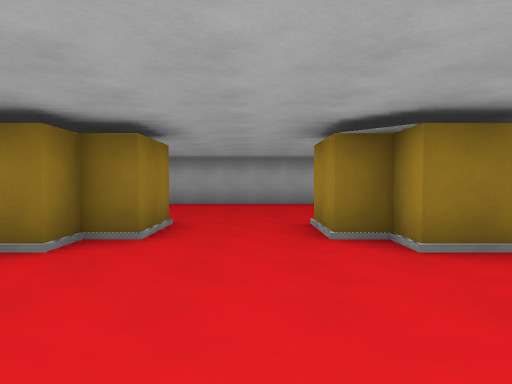
[1] (above)

24 first-person views from a walk through a 3-D level made in the Godot game engine. The camera is 1.5 m above the floor, tilts 2° down and sees 75° across. The floor is counted in squares, 2 m on a side. Each view is taken from the middle of a square. On the plan, view 1 faces up. The plan holds only what a view shows up to about 11 squares ahead; the rest is blank. The place goes on beyond the plan.

[2]
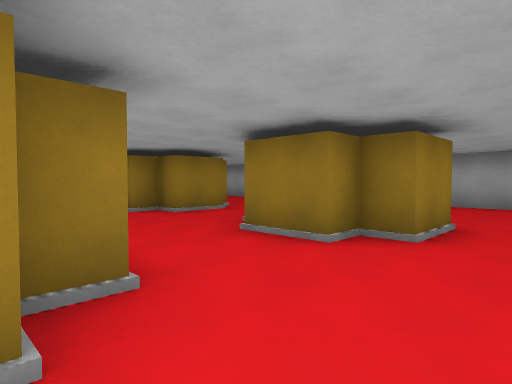

[3]
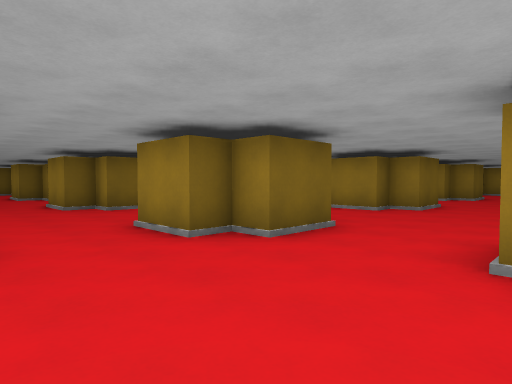

[4]
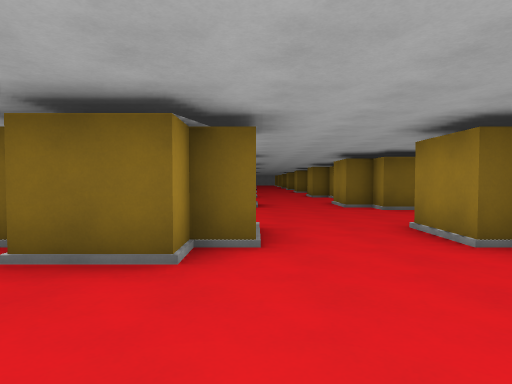

[5]
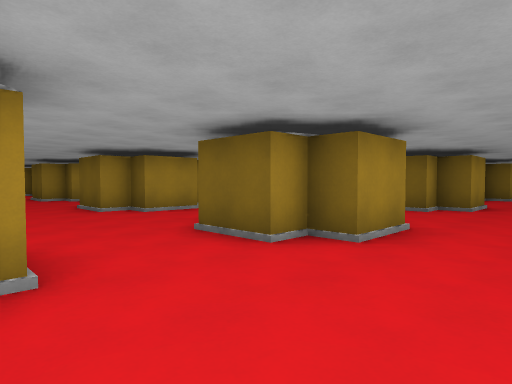

[6]
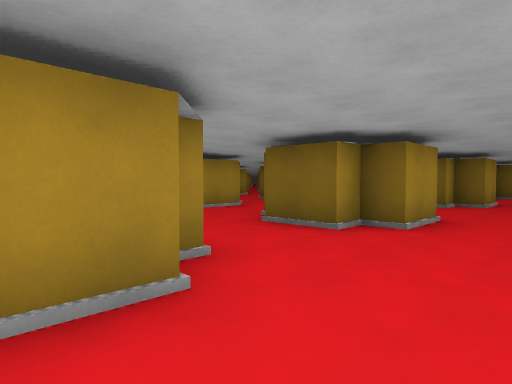

[7]
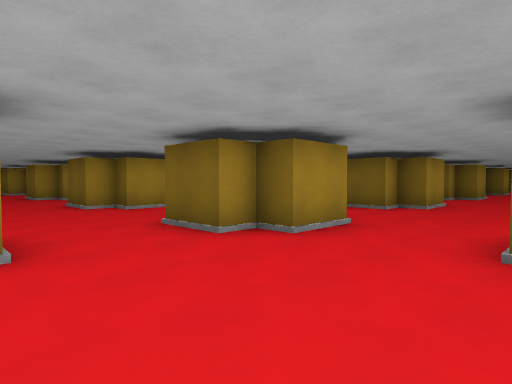

[8]
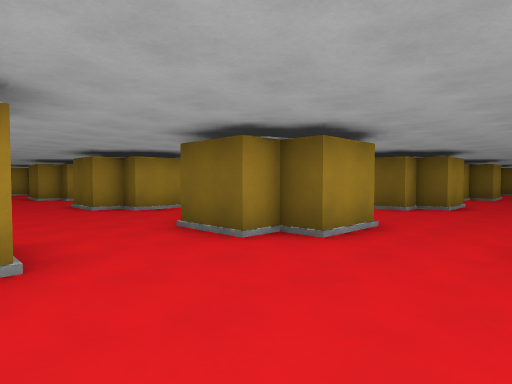

[9]
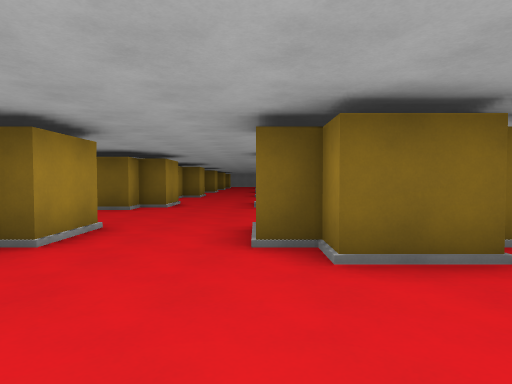

[10]
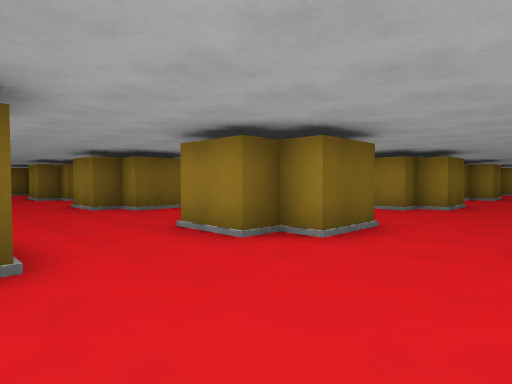

[11]
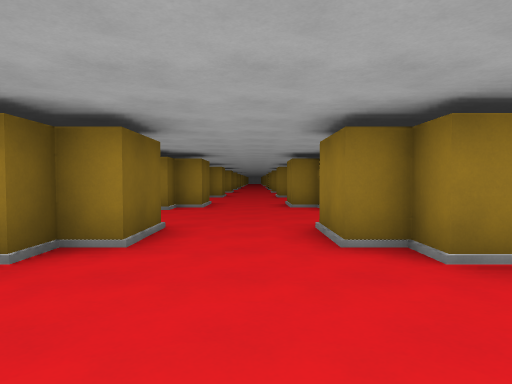

[12]
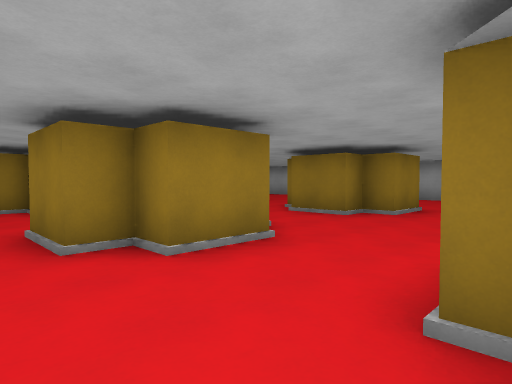

[13]
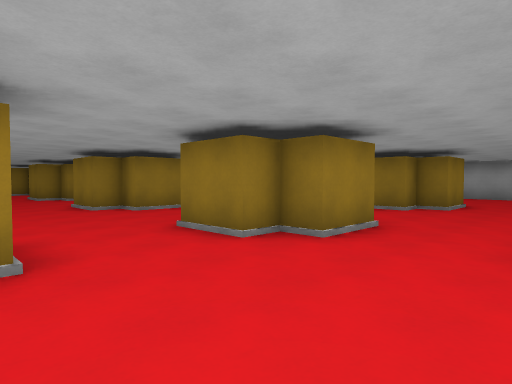

[14]
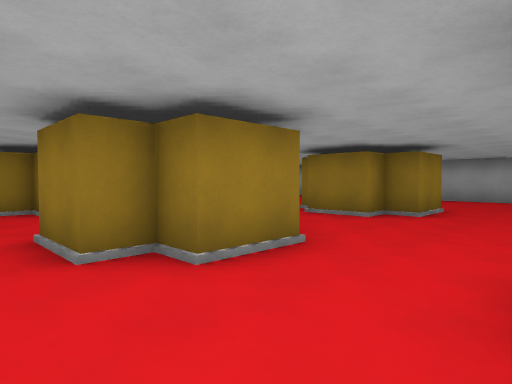

[15]
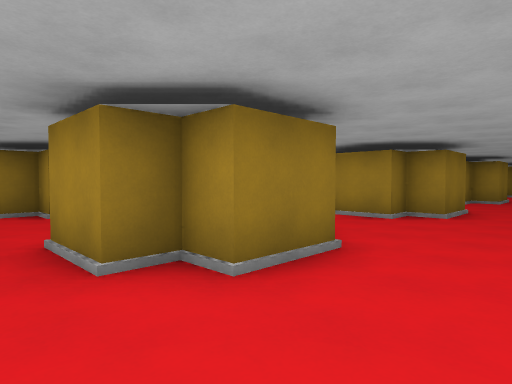

[16]
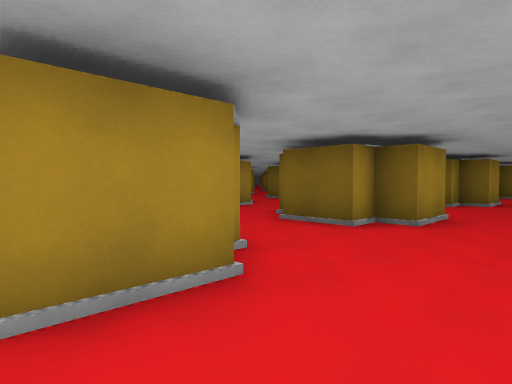

[17]
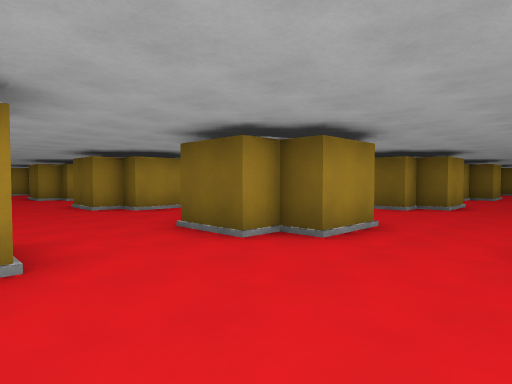

[18]
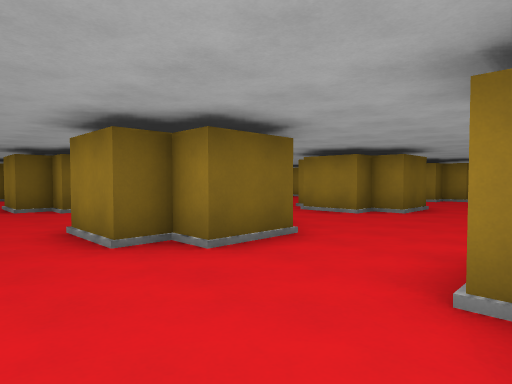

[19]
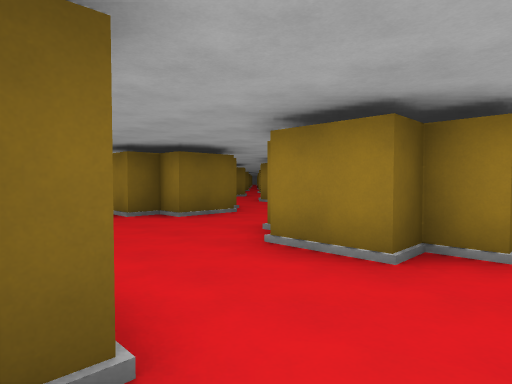

[20]
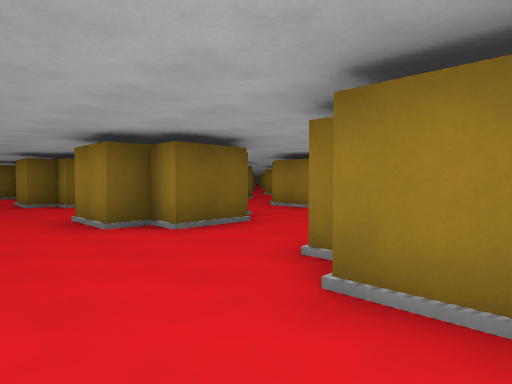

[21]
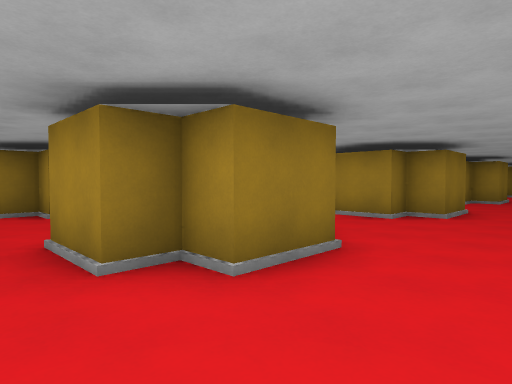

[22]
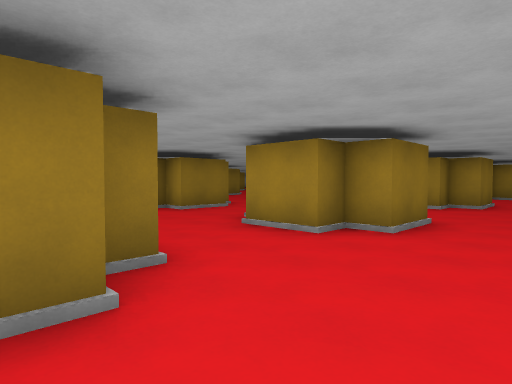

[23]
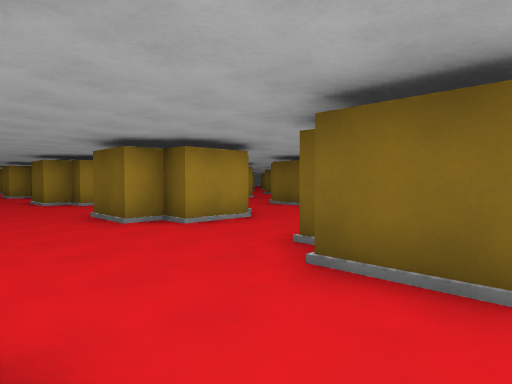

[24]
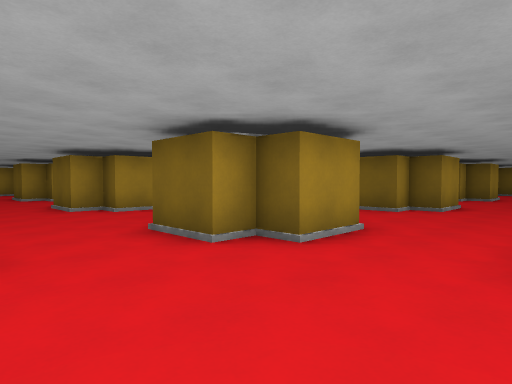

### Floor plan
Key: @ floor where view 1 was taken; # wall or solid block; . floor.
Columns run from 20 left of view 1 to 11 right of it. Each row starts with its distance up from view 1.
 11         #        ######
 10        ..         .....
  9        ..         ....
  8        ..   ..    ....
  7        ...  ..    ....
  6         ..  #..    ...
  5      ###..###... ##..##
  4      .#....##....#....##
  3      .......................
  2       ..........................
  1        ....##....#....##....#...
  0   #..  #..####..###.@####..##
 -1  ##..###..####..###..##   .##
 -2 ##....#....##....#....##   .#
 -3 .........................
 -4 ..........................
 -5 ##....#....##....#....##...
 -6  #...###..###...###..##  ..#
 -7  #....#....##....#....#   ..
 -8 .............................
 -9 ................................
-10 ##.........##.........##........
-11  ##..###..####..###..##  ..###
-12  ##..###..####..###..##    #
-13  #....#....##....#....##
-14    ........................
-15    ..........................
-16    ...#.. .# ....#....##....#
-17    ..###. ## ...###..##    ##
-18     .        ....   ..#
-19     ..        ...   ...
-20     ..        ....  ....
-21               ....    ##
-22               ..##
-23               ..#
-24                .
-25                ..
-26                ..

Where each view was taken, in squares from view 1:
view 1: 0 up, 0 right, facing up
view 2: 0 up, 0 right, facing up-left
view 3: 4 up, 1 right, facing down-left
view 4: 4 up, 1 right, facing down
view 5: 4 up, 1 left, facing down-right
view 6: 0 up, 1 left, facing down-right
view 7: 7 down, 2 left, facing down-right
view 8: 7 down, 7 left, facing down-right
view 9: 7 down, 7 left, facing down
view 10: 2 down, 4 left, facing down-left
view 11: 3 down, 4 left, facing left
view 12: 3 down, 4 left, facing up-left
view 13: 5 down, 10 left, facing up-left
view 14: 3 down, 10 left, facing up-left
view 15: 4 down, 11 left, facing up-right
view 16: 5 down, 12 left, facing down-right
view 17: 7 down, 18 left, facing down-right
view 18: 7 down, 11 left, facing down-left
view 19: 4 down, 15 left, facing down-left
view 20: 0 up, 16 left, facing down-left
view 21: 15 down, 11 left, facing up-right
view 22: 15 down, 14 left, facing up-right
view 23: 13 down, 4 left, facing down-right
view 24: 13 down, 7 left, facing down-right
